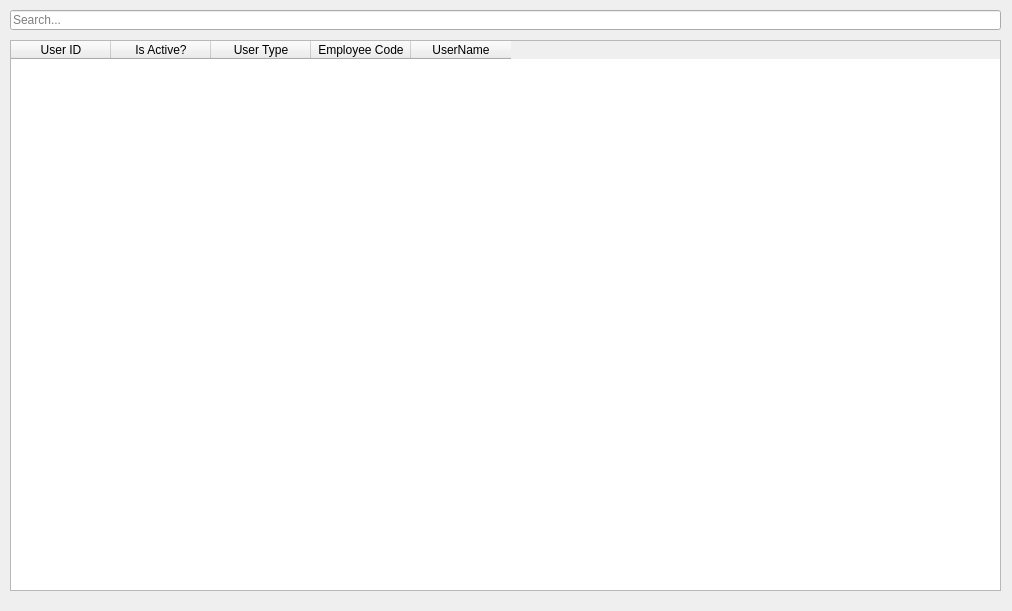
<?xml version="1.0" encoding="UTF-8"?>
<ui version="4.0">
 <class>edit_user</class>
 <widget class="QDialog" name="edit_user">
  <property name="windowModality">
   <enum>Qt::ApplicationModal</enum>
  </property>
  <property name="geometry">
   <rect>
    <x>0</x>
    <y>0</y>
    <width>1012</width>
    <height>611</height>
   </rect>
  </property>
  <property name="windowTitle">
   <string>Dialog</string>
  </property>
  <widget class="QTableWidget" name="log">
   <property name="geometry">
    <rect>
     <x>10</x>
     <y>40</y>
     <width>991</width>
     <height>551</height>
    </rect>
   </property>
   <column>
    <property name="text">
     <string>User ID</string>
    </property>
   </column>
   <column>
    <property name="text">
     <string>Is Active?</string>
    </property>
   </column>
   <column>
    <property name="text">
     <string>User Type</string>
    </property>
   </column>
   <column>
    <property name="text">
     <string>Employee Code</string>
    </property>
   </column>
   <column>
    <property name="text">
     <string>UserName</string>
    </property>
   </column>
  </widget>
  <widget class="QLineEdit" name="search">
   <property name="geometry">
    <rect>
     <x>10</x>
     <y>10</y>
     <width>991</width>
     <height>20</height>
    </rect>
   </property>
   <property name="placeholderText">
    <string>Search...</string>
   </property>
  </widget>
 </widget>
 <resources/>
 <connections/>
</ui>
